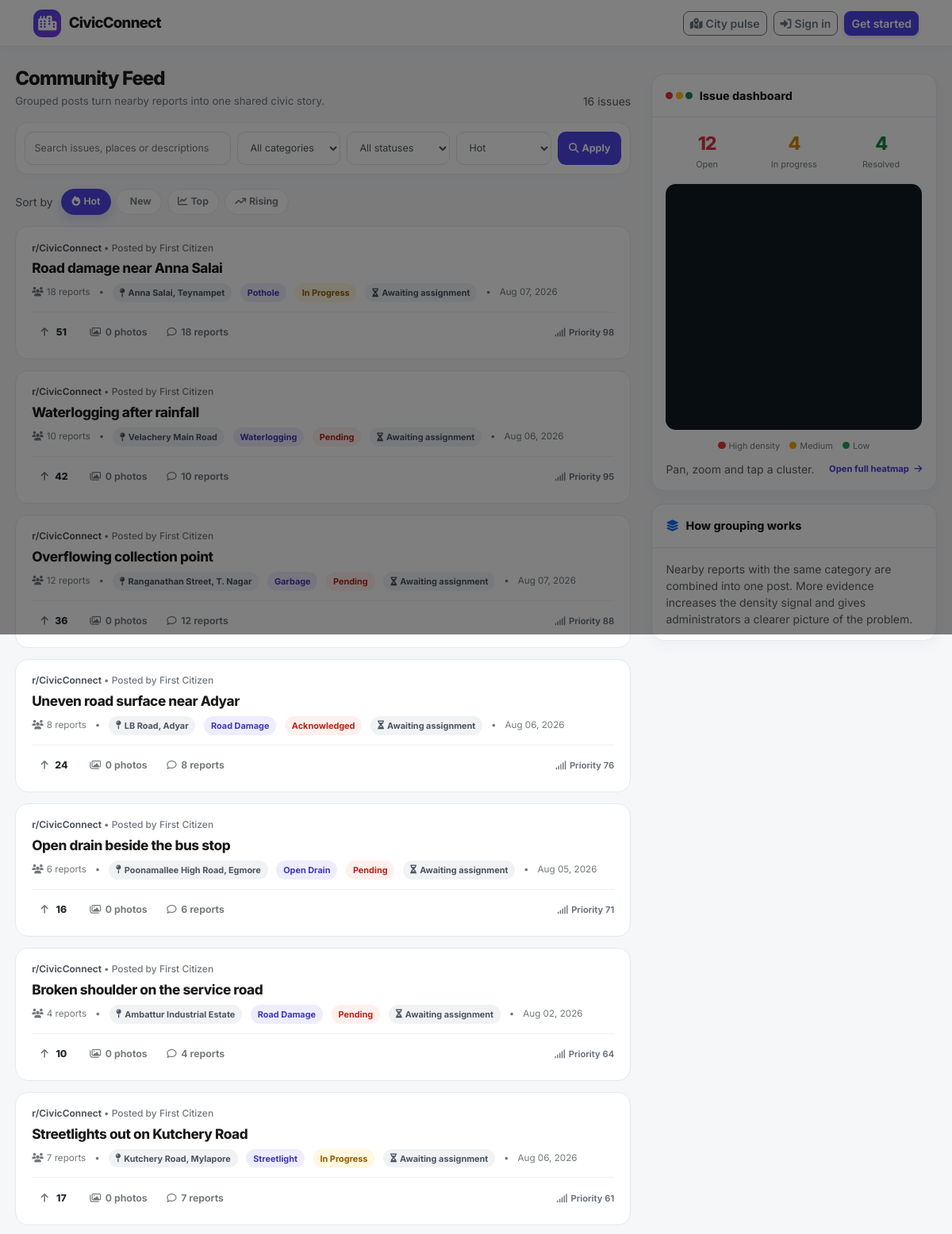
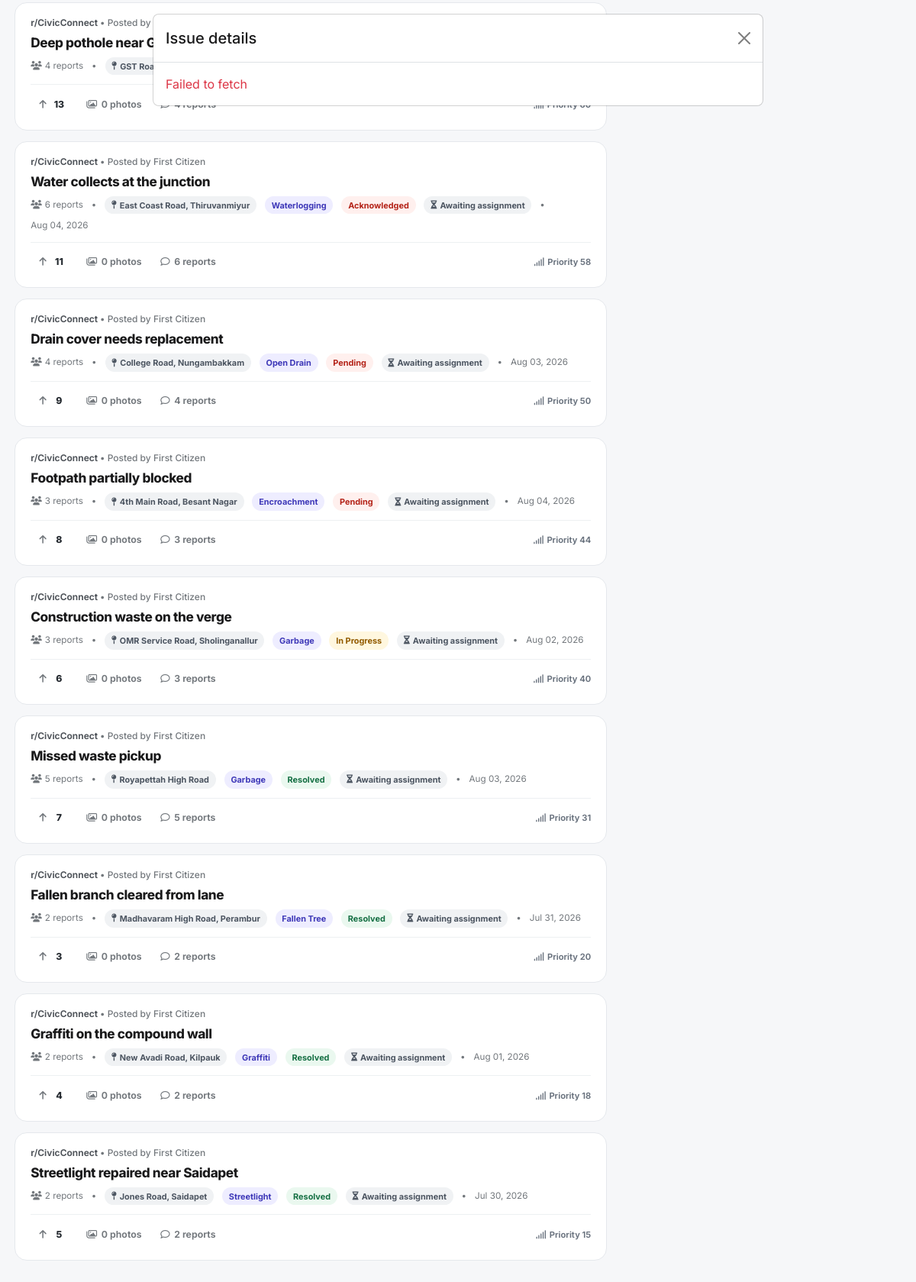
/pages/citizen/public-feed.php?sort=hot&issue=2, run on the app's committed database (2 pictures, top to bottom).
### tables this page shows
CREATE TABLE `issues` (
  `id` int(11) NOT NULL,
  `user_id` int(11) NOT NULL,
  `title` varchar(255) DEFAULT NULL,
  `description` text DEFAULT NULL,
  `category` enum('pothole','garbage','streetlight','waterlogging','road_damage','encroachment','graffiti','open_drain','fallen_tree','unknown','other') NOT NULL,
  `severity` tinyint(4) NOT NULL DEFAULT 1 CHECK (`severity` between 1 and 5),
  `status` enum('pending','acknowledged','in_progress','resolved','rejected') DEFAULT 'pending',
  `lat` decimal(10,8) NOT NULL,
  `lng` decimal(11,8) NOT NULL,
  `geohash` varchar(12) NOT NULL,
  `address` varchar(500) DEFAULT NULL,
  `ward_id` int(11) DEFAULT NULL,
  `upvote_count` int(11) DEFAULT 0,
  `is_verified` tinyint(1) DEFAULT 0,
  `ai_confidence` decimal(4,3) DEFAULT NULL,
  `is_manipulated` tinyint(1) DEFAULT 0,
  `priority_score` decimal(10,4) DEFAULT 0.0000,
  `parent_issue_id` int(11) DEFAULT NULL,
  `created_at` timestamp NOT NULL DEFAULT current_timestamp(),
  `updated_at` timestamp NOT NULL DEFAULT current_timestamp() ON UPDATE current_timestamp(),
  `resolved_at` timestamp NULL DEFAULT NULL
);

### pages/citizen/public-feed.php (the view, shortened to what the rows shown need)
<?php
require __DIR__ . '/../../bootstrap.php';
$bootstrapData = bootstrapAccounts();
extract($bootstrapData);
$viewer = sessionUser();
$requestedSort = strtolower((string) ($_GET['sort'] ?? 'hot'));
$sort = in_array($requestedSort, ['hot', 'new', 'top', 'rising'], true) ? $requestedSort : 'hot';
$category = strtolower(trim((string) ($_GET['category'] ?? '')));
$status = strtolower(trim((string) ($_GET['status'] ?? '')));
$query = substr(trim((string) ($_GET['q'] ?? '')), 0, 100);
$page = max(1, (int) ($_GET['page'] ?? 1));
$feed = ['items' => [], 'pagination' => ['page' => $page, 'limit' => 20, 'total' => 0, 'pages' => 0]];
$cityStats = ['total' => 0, 'open' => 0, 'in_progress' => 0, 'resolved' => 0];
if ($db instanceof PDO) {
  try {
    $feed = fetchIssueFeed($db, [
      'page' => $page,
      'limit' => 20,
      'sort' => $sort,
      'category' => $category,
      'status' => $status,
      'query' => $query,
      'viewer_id' => $viewer['id'] ?? 0,
    ]);
    $cityStats = getIssueStats($db);
  } catch (Throwable $exception) {
    error_log('Public feed render failed: ' . $exception->getMessage());
  }
}
$e = static fn (mixed $value): string => htmlspecialchars((string) $value, ENT_QUOTES, 'UTF-8');
$feedUrl = static function (array $overrides = []) use ($sort, $category, $status, $query): string {
  $params = array_filter(array_merge(['sort' => $sort, 'category' => $category, 'status' => $status, 'q' => $query], $overrides), static fn (mixed $value): bool => $value !== '' && $value !== null);
  return '?' . http_build_query($params);
};
$uiStatus = static fn (?string $value): string => $value === 'pending' || $value === 'acknowledged' ? 'open' : (string) $value;
?>
<!doctype html>
<html lang="en" data-theme="light">
<head>
  <link href="https://cdn.jsdelivr.net/npm/bootstrap@5.3.3/dist/css/bootstrap.min.css" rel="stylesheet">
  <link rel="stylesheet" href="https://cdnjs.cloudflare.com/ajax/libs/font-awesome/6.4.0/css/all.min.css">
  <link rel="stylesheet" href="https://unpkg.com/maplibre-gl@4.7.1/dist/maplibre-gl.css">
  <link rel="stylesheet" href="../../assets/css/civic-ui.css">
</head>
<body>
  <main class="feed-layout">
    <section class="feed-column">
      <div class="feed-heading"><div><h1>Community Feed</h1><p>Grouped posts turn nearby reports into one shared civic story.</p></div><span class="small text-muted"><?= (int) ($feed['pagination']['total'] ?? 0) ?> issues</span></div>
      <?php if ($feed['items'] === []): ?>
        <div class="feed-empty"><i class="fas fa-city fa-2x mb-3"></i><h2 class="h5 fw-bold">No issues match these filters</h2><p class="mb-3">Be the first person to report a problem in this area.</p><a class="btn btn-primary" href="../report/">Report an issue</a></div>
      <?php else: ?>
        <?php foreach ($feed['items'] as $issue): ?>
          <?php $displayStatus = $uiStatus($issue['status']); ?>
          <article class="feed-post" id="issue-<?= (int) $issue['id'] ?>">
            <div class="post-header"><span>r/CivicConnect <span>&bull; Posted by <?= $e($issue['reporter_name'] ?: 'the community') ?></span></span></div>
            <a class="post-title" href="<?= $e($feedUrl(['issue' => (int) $issue['id']])) ?>"><?= $e($issue['title'] ?: issueCategoryLabel($issue['category'])) ?></a>
            <div class="post-meta"><span><i class="fas fa-users me-1"></i><?= (int) $issue['report_count'] ?> report<?= (int) $issue['report_count'] === 1 ? '' : 's' ?></span><span>&bull;</span><span class="badge-location"><i class="fas fa-map-pin me-1"></i><?= $e($issue['address'] ?: 'Location recorded') ?></span><span class="badge-type"><?= $e(issueCategoryLabel($issue['category'])) ?></span><span class="badge-status <?= $e($displayStatus) ?>"><?= $e(issueStatusLabel($issue['status'])) ?></span><?php if (!empty($issue['assigned_worker_name'])): ?><span class="badge-assignment"><i class="fas fa-helmet-safety me-1"></i>Assigned to <?= $e($issue['assigned_worker_name']) ?><?php if (!empty($issue['assigned_by_name'])): ?> by <?= $e($issue['assigned_by_name']) ?><?php endif; ?><?= empty($issue['assignment_completed_at']) ? '' : ' · Completed' ?></span><?php else: ?><span class="badge-location"><i class="fas fa-hourglass-half me-1"></i>Awaiting assignment</span><?php endif; ?><span>&bull;</span><span><?= $e(date('M d, Y', strtotime((string) $issue['created_at']))) ?></span></div>
            <div class="post-actions"><button class="vote-btn <?= $issue['viewer_upvoted'] ? 'voted-up' : '' ?>" type="button" data-upvote-id="<?= (int) $issue['id'] ?>" aria-pressed="<?= $issue['viewer_upvoted'] ? 'true' : 'false' ?>"><i class="fas fa-arrow-up"></i><span class="vote-count"><?= formatNumber((int) $issue['upvote_count']) ?></span></button><button class="action-btn post-detail-btn" type="button" data-detail-id="<?= (int) $issue['id'] ?>"><i class="far fa-images"></i> <?= (int) $issue['image_count'] ?> photos</button><button class="action-btn post-detail-btn" type="button" data-detail-id="<?= (int) $issue['id'] ?>"><i class="far fa-comment"></i> <?= (int) $issue['report_count'] ?> reports</button><span class="post-score"><i class="fas fa-signal me-1"></i>Priority <?= number_format((float) $issue['priority_score'], 0) ?></span></div>
          </article>
        <?php endforeach; ?>
      <?php endif; ?>
    </section>
    <aside class="feed-sidebar">
      <div class="side-card"><div class="side-card-body"><div class="stat-grid"><div><div class="stat-number stat-progress"><?= (int) $cityStats['in_progress'] ?></div><div class="stat-label">In progress</div></div><div><div class="stat-number stat-resolved"><?= (int) $cityStats['resolved'] ?></div><div class="stat-label">Resolved</div></div></div></div></div>
    </aside>
  </main>
  <div class="modal fade" id="issueDetailModal" tabindex="-1" aria-hidden="true"><div class="modal-dialog modal-lg modal-dialog-centered"><div class="modal-content"><div class="modal-header"><h2 class="modal-title h5" id="detailTitle">Issue details</h2></div></div></div></div>
</body>
</html>

### data on the page
issues: reporter_name "First Citizen", title "Road damage near Anna Salai", report_count "18", address "Anna Salai, Teynampet", category "Pothole", status "In Progress", shows "Awaiting assignment", created_at "Aug 07, 2026", upvote_count "51", image_count "0", priority_score "98"
issues: reporter_name "First Citizen", title "Waterlogging after rainfall", report_count "10", address "Velachery Main Road", category "Waterlogging", status "Pending", shows "Awaiting assignment", created_at "Aug 06, 2026", upvote_count "42", image_count "0", priority_score "95"
issues: reporter_name "First Citizen", title "Overflowing collection point", report_count "12", address "Ranganathan Street, T. Nagar", category "Garbage", status "Pending", shows "Awaiting assignment", created_at "Aug 07, 2026", upvote_count "36", image_count "0", priority_score "88"
issues: reporter_name "First Citizen", title "Uneven road surface near Adyar", report_count "8", address "LB Road, Adyar", category "Road Damage", status "Acknowledged", shows "Awaiting assignment", created_at "Aug 06, 2026", upvote_count "24", image_count "0", priority_score "76"
issues: reporter_name "First Citizen", title "Open drain beside the bus stop", report_count "6", address "Poonamallee High Road, Egmore", category "Open Drain", status "Pending", shows "Awaiting assignment", created_at "Aug 05, 2026", upvote_count "16", image_count "0", priority_score "71", severity "4"
issues: reporter_name "First Citizen", title "Broken shoulder on the service road", report_count "4", address "Ambattur Industrial Estate", category "Road Damage", status "Pending", shows "Awaiting assignment", created_at "Aug 02, 2026", upvote_count "10", image_count "0", priority_score "64"
issues: reporter_name "First Citizen", title "Streetlights out on Kutchery Road", report_count "7", address "Kutchery Road, Mylapore", category "Streetlight", status "In Progress", shows "Awaiting assignment", created_at "Aug 06, 2026", upvote_count "17", image_count "0", priority_score "61"
issues: title "Deep pothole near Guindy station", report_count "4", address "GST Road,…", upvote_count "13", image_count "0"
issues: reporter_name "First Citizen", title "Water collects at the junction", report_count "6", address "East Coast Road, Thiruvanmiyur", category "Waterlogging", status "Acknowledged", shows "Awaiting assignment", created_at "Aug 04, 2026", upvote_count "11", image_count "0", priority_score "58"
issues: reporter_name "First Citizen", title "Drain cover needs replacement", report_count "4", address "College Road, Nungambakkam", category "Open Drain", status "Pending", shows "Awaiting assignment", created_at "Aug 03, 2026", upvote_count "9", image_count "0", priority_score "50"
issues: reporter_name "First Citizen", title "Footpath partially blocked", report_count "3", address "4th Main Road, Besant Nagar", category "Encroachment", status "Pending", shows "Awaiting assignment", created_at "Aug 04, 2026", upvote_count "8", image_count "0", priority_score "44"
issues: reporter_name "First Citizen", title "Construction waste on the verge", report_count "3", address "OMR Service Road, Sholinganallur", category "Garbage", status "In Progress", shows "Awaiting assignment", created_at "Aug 02, 2026", upvote_count "6", image_count "0", priority_score "40"
issues: reporter_name "First Citizen", title "Missed waste pickup", report_count "5", address "Royapettah High Road", category "Garbage", status "Resolved", shows "Awaiting assignment", created_at "Aug 03, 2026", upvote_count "7", image_count "0", priority_score "31"
issues: reporter_name "First Citizen", title "Fallen branch cleared from lane", report_count "2", address "Madhavaram High Road, Perambur", category "Fallen Tree", status "Resolved", shows "Awaiting assignment", created_at "Jul 31, 2026", upvote_count "3", image_count "0", priority_score "20"
issues: reporter_name "First Citizen", title "Graffiti on the compound wall", report_count "2", address "New Avadi Road, Kilpauk", category "Graffiti", status "Resolved", shows "Awaiting assignment", created_at "Aug 01, 2026", upvote_count "4", image_count "0", priority_score "18"
issues: reporter_name "First Citizen", title "Streetlight repaired near Saidapet", report_count "2", address "Jones Road, Saidapet", category "Streetlight", status "Resolved", shows "Awaiting assignment", created_at "Jul 30, 2026", upvote_count "5", image_count "0", priority_score "15"

### other printed values
$feed['pagination']['total'] "16"
$e($sortLabel) "Hot"
$e($sortLabel) "New"
$e($sortLabel) "Top"
$e($sortLabel) "Rising"
$cityStats['open'] "12"
form field sort "Hot"
